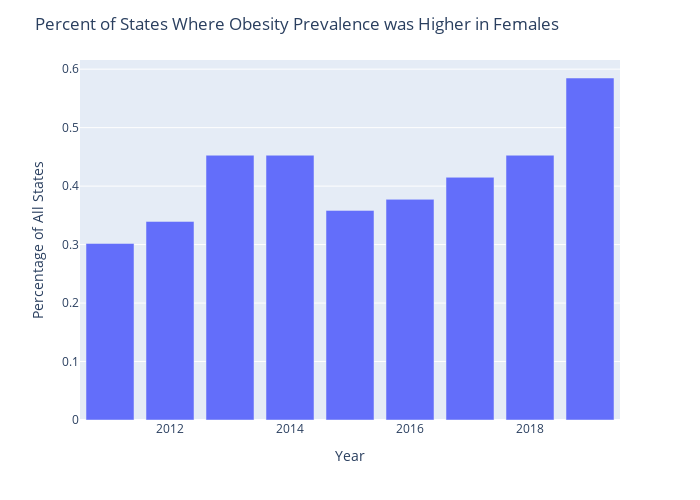

Source (notebook cell):
### Code cell
fig = px.bar(gender_obese, x='Year', y='Female_More_Obese')
fig.update_layout(title ='Percent of States Where Obesity Prevalence was Higher in Females', xaxis_title ='Year', 
                  yaxis_title = 'Percentage of All States', width =700 ,height =500)

fig.show()

### Figure 1 — Plotly figure (JSON) as saved in the notebook; plotly's stock layout.template omitted (floating-point values rounded to 4 significant figures)
{"data": [{"alignmentgroup": "True", "hovertemplate": "Year=%{x}<br>Female_More_Obese=%{y}<extra></extra>", "legendgroup": "", "marker": {"color": "#636efa"}, "name": "", "offsetgroup": "", "orientation": "v", "showlegend": false, "textposition": "auto", "type": "bar", "x": [2011, 2012, 2013, 2014, 2015, 2016, 2017, 2018, 2019], "xaxis": "x", "y": [0.3019, 0.3396, 0.4528, 0.4528, 0.3585, 0.3774, 0.4151, 0.4528, 0.5849], "yaxis": "y"}], "layout": {"barmode": "relative", "height": 500, "legend": {"tracegroupgap": 0}, "margin": {"t": 60}, "title": {"text": "Percent of States Where Obesity Prevalence was Higher in Females"}, "width": 700, "xaxis": {"anchor": "y", "domain": [0, 1], "title": {"text": "Year"}}, "yaxis": {"anchor": "x", "domain": [0, 1], "title": {"text": "Percentage of All States"}}}}
